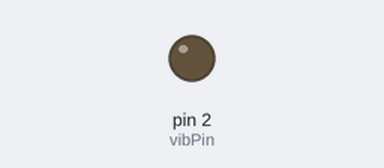
The sketch below on a simulated Arduino Uno, built with avr-gcc and run on an emulated ATmega328P. Shown: output pins drawn as LEDs (lit = HIGH).

Above: at 0.2 s.
At 3.2 s:
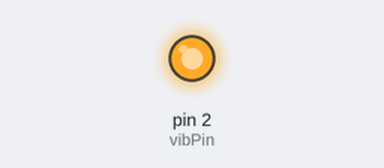
Timing chart, 0 to 5.2 s (numbered marks = the images above):
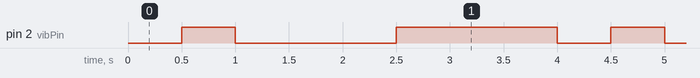

The sketch:

LONG_SHORT_VIBRATIONS.ino
```cpp
const int vibPin = 2;
void setup() {
  //Short vibration
  pinMode (vibPin, OUTPUT);


}

void loop() {
  // put your main code here, to run repeatedly:
  delay(500);
  digitalWrite (vibPin, HIGH);
  delay(500);
  digitalWrite (vibPin, LOW);

  //Long Vibration
  delay(1500);
  digitalWrite (vibPin, HIGH);
  delay(1500);
  digitalWrite (vibPin, LOW);
}
```

Measured:
- by itself, pin 2 (vibPin): repeats every 4.0 s: LOW 1.5 s, HIGH 1.5 s, LOW 0.50 s, HIGH 0.50 s
- by itself, everything shown: repeats every 4.0 s, in 4 steps
